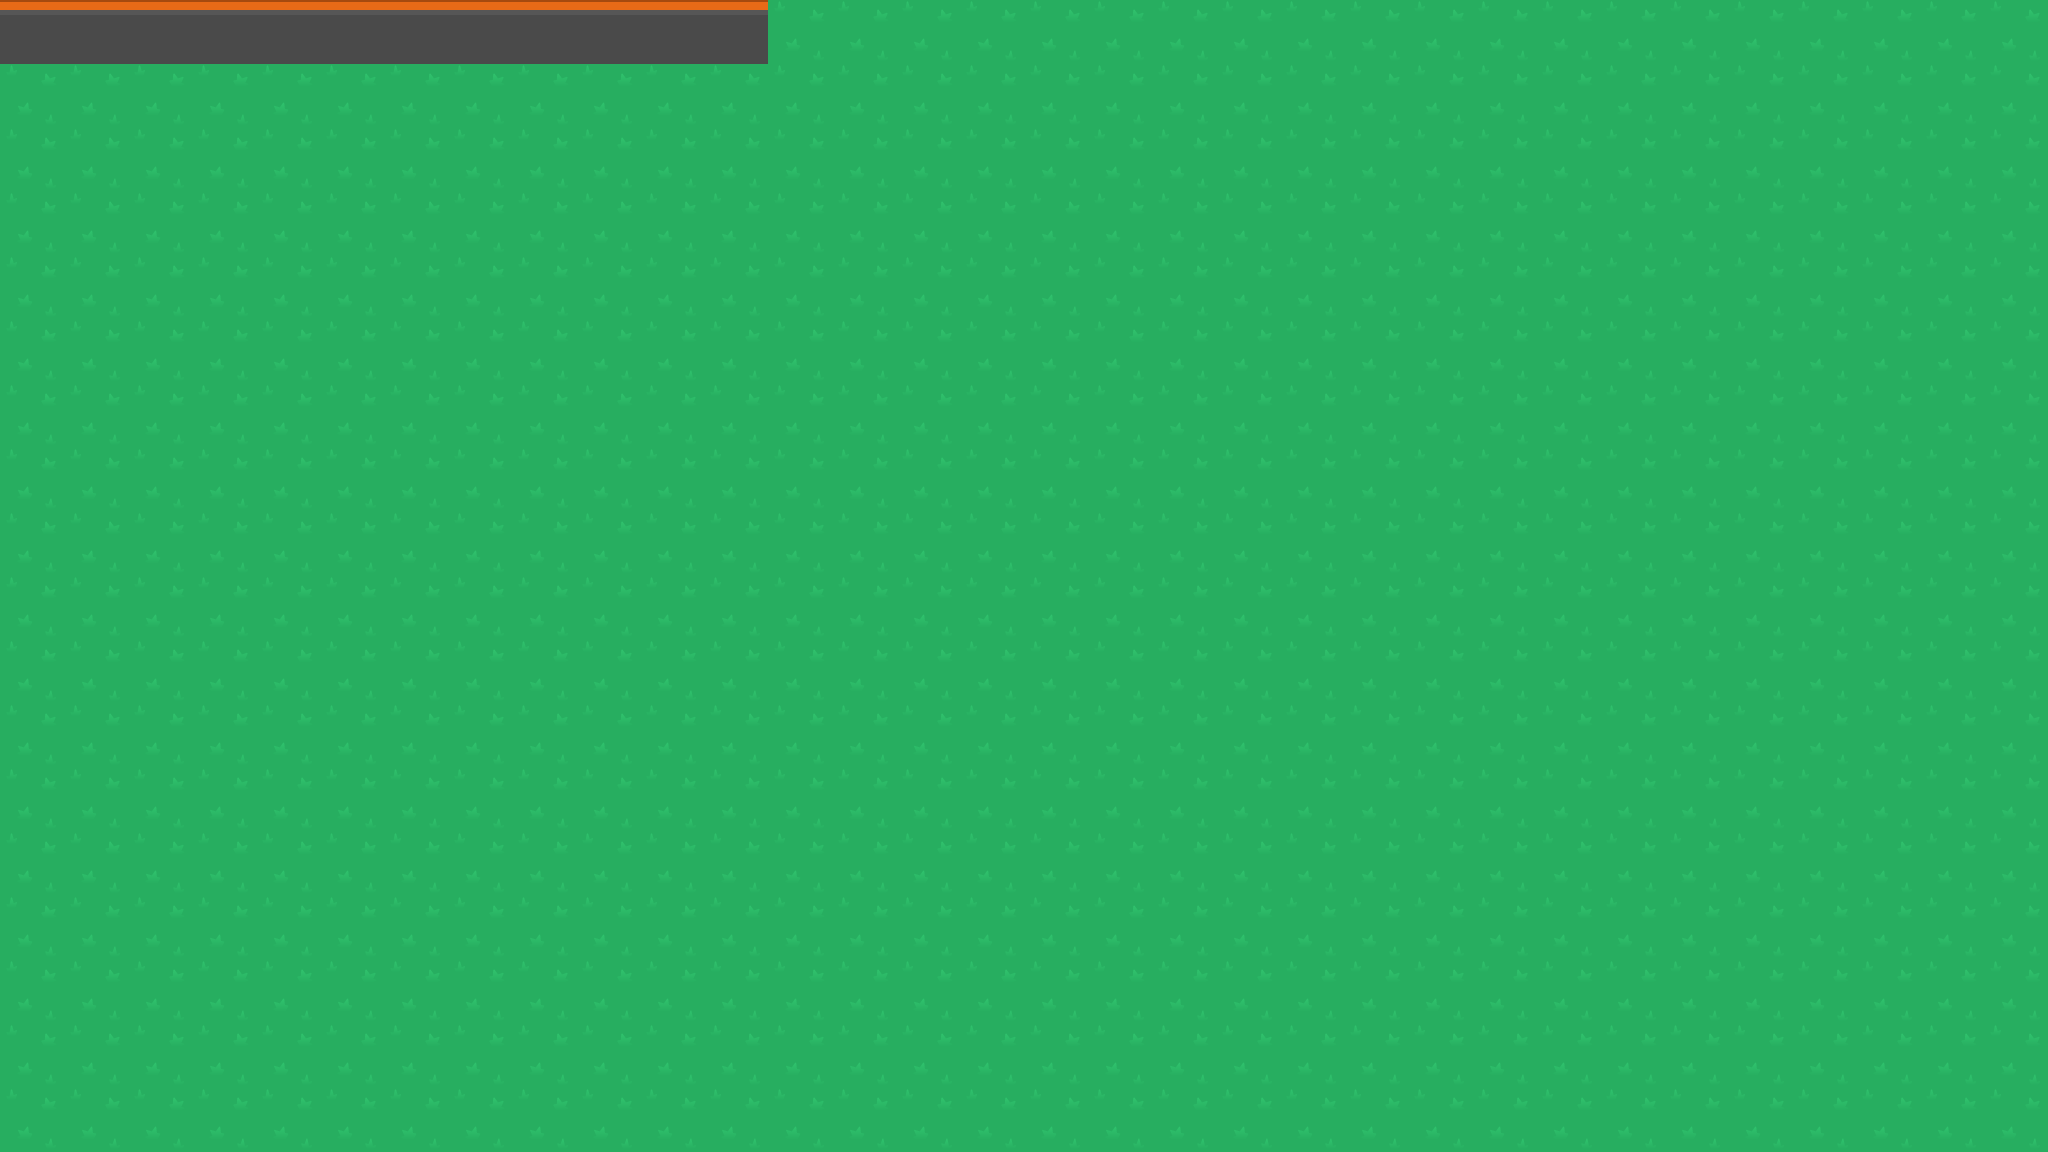

This is a level from a 2D game, rendered from its Tiled map with the project's own tilesets. A one-line summary and the complete map file follow:
An orthogonal 32x18 tile map with 64x64 px tiles, 4 tile layers (collisionLayer, Kachelebene 2, Kachelebene 3, Kachelebene 4) and 1 object.

<map version="1.9" tiledversion="1.9.2" orientation="orthogonal" renderorder="right-down" width="32" height="18" tilewidth="64" tileheight="64" infinite="0" nextlayerid="7" nextobjectid="2">
 <tileset firstgid="1" source="TileSet/shooterTileSet.tsx" />
 <layer id="1" name="collisionLayer" width="32" height="18">
  <data encoding="csv">
194,194,194,194,194,194,194,194,194,194,194,194,2,2,2,2,2,2,2,2,2,2,2,2,2,2,2,2,2,2,2,2,
2,2,2,2,2,2,2,2,2,2,2,2,2,2,2,2,2,2,2,2,2,2,2,2,2,2,2,2,2,2,2,2,
2,2,2,2,2,2,2,2,2,2,2,2,2,2,2,2,2,2,2,2,2,2,2,2,2,2,2,2,2,2,2,2,
2,2,2,2,2,2,2,2,2,2,2,2,2,2,2,2,2,2,2,2,2,2,2,2,2,2,2,2,2,2,2,2,
2,2,2,2,2,2,2,2,2,2,2,2,2,2,2,2,2,2,2,2,2,2,2,2,2,2,2,2,2,2,2,2,
2,2,2,2,2,2,2,2,2,2,2,2,2,2,2,2,2,2,2,2,2,2,2,2,2,2,2,2,2,2,2,2,
2,2,2,2,2,2,2,2,2,2,2,2,2,2,2,2,2,2,2,2,2,2,2,2,2,2,2,2,2,2,2,2,
2,2,2,2,2,2,2,2,2,2,2,2,2,2,2,2,2,2,2,2,2,2,2,2,2,2,2,2,2,2,2,2,
2,2,2,2,2,2,2,2,2,2,2,2,2,2,2,2,2,2,2,2,2,2,2,2,2,2,2,2,2,2,2,2,
2,2,2,2,2,2,2,2,2,2,2,2,2,2,2,2,2,2,2,2,2,2,2,2,2,2,2,2,2,2,2,2,
2,2,2,2,2,2,2,2,2,2,2,2,2,2,2,2,2,2,2,2,2,2,2,2,2,2,2,2,2,2,2,2,
2,2,2,2,2,2,2,2,2,2,2,2,2,2,2,2,2,2,2,2,2,2,2,2,2,2,2,2,2,2,2,2,
2,2,2,2,2,2,2,2,2,2,2,2,2,2,2,2,2,2,2,2,2,2,2,2,2,2,2,2,2,2,2,2,
2,2,2,2,2,2,2,2,2,2,2,2,2,2,2,2,2,2,2,2,2,2,2,2,2,2,2,2,2,2,2,2,
2,2,2,2,2,2,2,2,2,2,2,2,2,2,2,2,2,2,2,2,2,2,2,2,2,2,2,2,2,2,2,2,
2,2,2,2,2,2,2,2,2,2,2,2,2,2,2,2,2,2,2,2,2,2,2,2,2,2,2,2,2,2,2,2,
2,2,2,2,2,2,2,2,2,2,2,2,2,2,2,2,2,2,2,2,2,2,2,2,2,2,2,2,2,2,2,2,
2,2,2,2,2,2,2,2,2,2,2,2,2,2,2,2,2,2,2,2,2,2,2,2,2,2,2,2,2,2,2,2
</data>
 </layer>
 <layer id="2" name="Kachelebene 2" width="32" height="18">
  <data encoding="csv">
0,0,0,0,0,0,0,0,0,0,0,0,0,0,0,0,0,0,0,0,0,0,0,0,0,0,0,0,0,0,0,0,
0,0,0,0,0,0,0,0,0,0,0,0,0,0,0,0,0,0,0,0,0,0,0,0,0,0,0,0,0,0,0,0,
0,0,0,0,0,0,0,0,0,0,0,0,0,0,0,0,0,0,0,0,0,0,0,0,0,0,0,0,0,0,0,0,
0,0,0,0,0,0,0,0,0,0,0,0,0,0,0,0,0,0,0,0,0,0,0,0,0,0,0,0,0,0,0,0,
0,0,0,0,0,0,0,0,0,0,0,0,0,0,0,0,0,0,0,0,0,0,0,0,0,0,0,0,0,0,0,0,
0,0,0,0,0,0,0,0,0,0,0,0,0,0,0,0,0,0,0,0,0,0,0,0,0,0,0,0,0,0,0,0,
0,0,0,0,0,0,0,0,0,0,0,0,0,0,0,0,0,0,0,0,0,0,0,0,0,0,0,0,0,0,0,0,
0,0,0,0,0,0,0,0,0,0,0,0,0,0,0,0,0,0,0,0,0,0,0,0,0,0,0,0,0,0,0,0,
0,0,0,0,0,0,0,0,0,0,0,0,0,0,0,0,0,0,0,0,0,0,0,0,0,0,0,0,0,0,0,0,
0,0,0,0,0,0,0,0,0,0,0,0,0,0,0,0,0,0,0,0,0,0,0,0,0,0,0,0,0,0,0,0,
0,0,0,0,0,0,0,0,0,0,0,0,0,0,0,0,0,0,0,0,0,0,0,0,0,0,0,0,0,0,0,0,
0,0,0,0,0,0,0,0,0,0,0,0,0,0,0,0,0,0,0,0,0,0,0,0,0,0,0,0,0,0,0,0,
0,0,0,0,0,0,0,0,0,0,0,0,0,0,0,0,0,0,0,0,0,0,0,0,0,0,0,0,0,0,0,0,
0,0,0,0,0,0,0,0,0,0,0,0,0,0,0,0,0,0,0,0,0,0,0,0,0,0,0,0,0,0,0,0,
0,0,0,0,0,0,0,0,0,0,0,0,0,0,0,0,0,0,0,0,0,0,0,0,0,0,0,0,0,0,0,0,
0,0,0,0,0,0,0,0,0,0,0,0,0,0,0,0,0,0,0,0,0,0,0,0,0,0,0,0,0,0,0,0,
0,0,0,0,0,0,0,0,0,0,0,0,0,0,0,0,0,0,0,0,0,0,0,0,0,0,0,0,0,0,0,0,
0,0,0,0,0,0,0,0,0,0,0,0,0,0,0,0,0,0,0,0,0,0,0,0,0,0,0,0,0,0,0,0
</data>
 </layer>
 <layer id="3" name="Kachelebene 3" width="32" height="18">
  <data encoding="csv">
0,0,0,0,0,0,0,0,0,0,0,0,0,0,0,0,0,0,0,0,0,0,0,0,0,0,0,0,0,0,0,0,
0,0,0,0,0,0,0,0,0,0,0,0,0,0,0,0,0,0,0,0,0,0,0,0,0,0,0,0,0,0,0,0,
0,0,0,0,0,0,0,0,0,0,0,0,0,0,0,0,0,0,0,0,0,0,0,0,0,0,0,0,0,0,0,0,
0,0,0,0,0,0,0,0,0,0,0,0,0,0,0,0,0,0,0,0,0,0,0,0,0,0,0,0,0,0,0,0,
0,0,0,0,0,0,0,0,0,0,0,0,0,0,0,0,0,0,0,0,0,0,0,0,0,0,0,0,0,0,0,0,
0,0,0,0,0,0,0,0,0,0,0,0,0,0,0,0,0,0,0,0,0,0,0,0,0,0,0,0,0,0,0,0,
0,0,0,0,0,0,0,0,0,0,0,0,0,0,0,0,0,0,0,0,0,0,0,0,0,0,0,0,0,0,0,0,
0,0,0,0,0,0,0,0,0,0,0,0,0,0,0,0,0,0,0,0,0,0,0,0,0,0,0,0,0,0,0,0,
0,0,0,0,0,0,0,0,0,0,0,0,0,0,0,0,0,0,0,0,0,0,0,0,0,0,0,0,0,0,0,0,
0,0,0,0,0,0,0,0,0,0,0,0,0,0,0,0,0,0,0,0,0,0,0,0,0,0,0,0,0,0,0,0,
0,0,0,0,0,0,0,0,0,0,0,0,0,0,0,0,0,0,0,0,0,0,0,0,0,0,0,0,0,0,0,0,
0,0,0,0,0,0,0,0,0,0,0,0,0,0,0,0,0,0,0,0,0,0,0,0,0,0,0,0,0,0,0,0,
0,0,0,0,0,0,0,0,0,0,0,0,0,0,0,0,0,0,0,0,0,0,0,0,0,0,0,0,0,0,0,0,
0,0,0,0,0,0,0,0,0,0,0,0,0,0,0,0,0,0,0,0,0,0,0,0,0,0,0,0,0,0,0,0,
0,0,0,0,0,0,0,0,0,0,0,0,0,0,0,0,0,0,0,0,0,0,0,0,0,0,0,0,0,0,0,0,
0,0,0,0,0,0,0,0,0,0,0,0,0,0,0,0,0,0,0,0,0,0,0,0,0,0,0,0,0,0,0,0,
0,0,0,0,0,0,0,0,0,0,0,0,0,0,0,0,0,0,0,0,0,0,0,0,0,0,0,0,0,0,0,0,
0,0,0,0,0,0,0,0,0,0,0,0,0,0,0,0,0,0,0,0,0,0,0,0,0,0,0,0,0,0,0,0
</data>
 </layer>
 <layer id="4" name="Kachelebene 4" width="32" height="18">
  <data encoding="csv">
0,0,0,0,0,0,0,0,0,0,0,0,0,0,0,0,0,0,0,0,0,0,0,0,0,0,0,0,0,0,0,0,
0,0,0,0,0,0,0,0,0,0,0,0,0,0,0,0,0,0,0,0,0,0,0,0,0,0,0,0,0,0,0,0,
0,0,0,0,0,0,0,0,0,0,0,0,0,0,0,0,0,0,0,0,0,0,0,0,0,0,0,0,0,0,0,0,
0,0,0,0,0,0,0,0,0,0,0,0,0,0,0,0,0,0,0,0,0,0,0,0,0,0,0,0,0,0,0,0,
0,0,0,0,0,0,0,0,0,0,0,0,0,0,0,0,0,0,0,0,0,0,0,0,0,0,0,0,0,0,0,0,
0,0,0,0,0,0,0,0,0,0,0,0,0,0,0,0,0,0,0,0,0,0,0,0,0,0,0,0,0,0,0,0,
0,0,0,0,0,0,0,0,0,0,0,0,0,0,0,0,0,0,0,0,0,0,0,0,0,0,0,0,0,0,0,0,
0,0,0,0,0,0,0,0,0,0,0,0,0,0,0,0,0,0,0,0,0,0,0,0,0,0,0,0,0,0,0,0,
0,0,0,0,0,0,0,0,0,0,0,0,0,0,0,0,0,0,0,0,0,0,0,0,0,0,0,0,0,0,0,0,
0,0,0,0,0,0,0,0,0,0,0,0,0,0,0,0,0,0,0,0,0,0,0,0,0,0,0,0,0,0,0,0,
0,0,0,0,0,0,0,0,0,0,0,0,0,0,0,0,0,0,0,0,0,0,0,0,0,0,0,0,0,0,0,0,
0,0,0,0,0,0,0,0,0,0,0,0,0,0,0,0,0,0,0,0,0,0,0,0,0,0,0,0,0,0,0,0,
0,0,0,0,0,0,0,0,0,0,0,0,0,0,0,0,0,0,0,0,0,0,0,0,0,0,0,0,0,0,0,0,
0,0,0,0,0,0,0,0,0,0,0,0,0,0,0,0,0,0,0,0,0,0,0,0,0,0,0,0,0,0,0,0,
0,0,0,0,0,0,0,0,0,0,0,0,0,0,0,0,0,0,0,0,0,0,0,0,0,0,0,0,0,0,0,0,
0,0,0,0,0,0,0,0,0,0,0,0,0,0,0,0,0,0,0,0,0,0,0,0,0,0,0,0,0,0,0,0,
0,0,0,0,0,0,0,0,0,0,0,0,0,0,0,0,0,0,0,0,0,0,0,0,0,0,0,0,0,0,0,0,
0,0,0,0,0,0,0,0,0,0,0,0,0,0,0,0,0,0,0,0,0,0,0,0,0,0,0,0,0,0,0,0
</data>
 </layer>
 <objectgroup id="6" name="collisionObjectLayer">
  <object id="1" x="-2" y="2" width="1820" height="38">
   <polygon points="0,0 1820,0 1820,38 0,38" />
  </object>
 </objectgroup>
</map>
